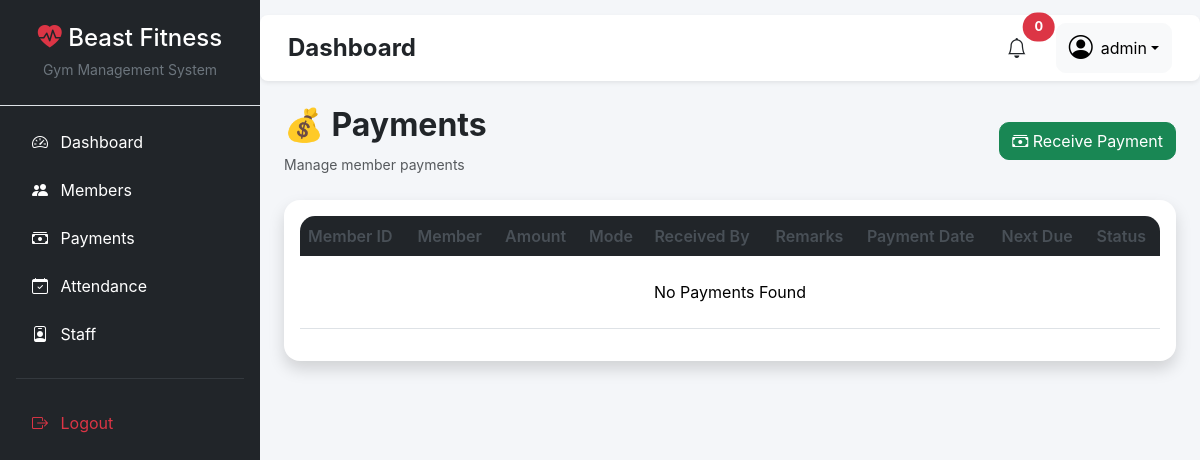
Page /payments/ (signed in) on the earlier database version.
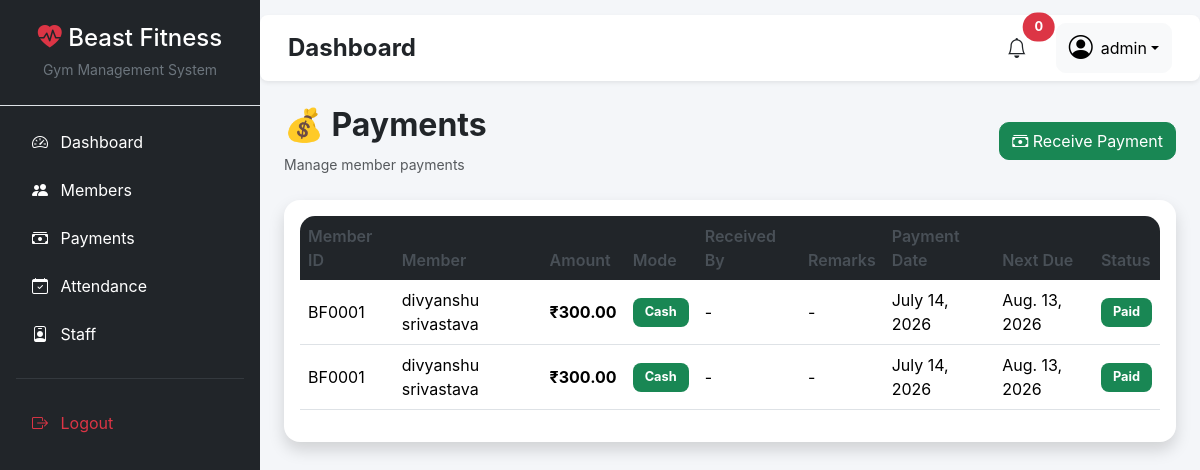
Same page on the later database version.
### payments/models.py (models this page shows, shortened)
class Payment(models.Model):
    PAYMENT_MODE = [
        ("Cash", "Cash"),
        ("UPI", "UPI"),
        ("Card", "Card"),
    ]
    member = models.ForeignKey(
        Member,
        on_delete=models.CASCADE
    )
    amount = models.DecimalField(
        max_digits=10,
        decimal_places=2
    )
    payment_mode = models.CharField(
        max_length=10,
        choices=PAYMENT_MODE
    )
    received_by = models.ForeignKey(
        Staff,
        on_delete=models.SET_NULL,
        null=True,
        blank=True
    )
    payment_date = models.DateField(
        default=timezone.now
    )
    next_due_date = models.DateField(
        blank=True,
        null=True
    )
    remarks = models.CharField(
        max_length=200,
        blank=True
    )

### members/models.py (models this page shows, shortened)
class Member(models.Model):
    GENDER_CHOICES = [
        ("Male", "Male"),
        ("Female", "Female"),
    ]
    MEMBERSHIP_CHOICES = [
        ("Monthly", "Monthly"),
        ("Quarterly", "Quarterly"),
        ("Half-Yearly", "Half-Yearly"),
        ("Yearly", "Yearly"),
    ]
    member_id = models.CharField(
        max_length=10,
        unique=True,
        blank=True
    )
    full_name = models.CharField(max_length=100)
    phone = models.CharField(max_length=15)
    gender = models.CharField(
        max_length=10,
        choices=GENDER_CHOICES
    )
    age = models.PositiveIntegerField()
    address = models.TextField()
    membership = models.CharField(
        max_length=20,
        choices=MEMBERSHIP_CHOICES
    )
    joining_date = models.DateField(
        auto_now_add=True
    )
    next_due_date = models.DateField(
        null=True,
        blank=True
    )
    fee_status = models.CharField(
        max_length=10,
        default="Paid"
    )
    def __str__(self):
        return f"{self.member_id} - {self.full_name}"

### payments/views.py (the view)
# urls.py: path("", views.payment_list, name="payments"),
@login_required
def payment_list(request):
    if request.method == "POST":
        form = PaymentForm(request.POST)
        if form.is_valid():
            payment = form.save()
            member = payment.member
            member.next_due_date = payment.next_due_date
            member.fee_status = "Paid"
            member.save()
            return redirect("payments")
    else:
        form = PaymentForm()
    payments = Payment.objects.select_related(
        "member"
    ).order_by("-payment_date")
    return render(
        request,
        "payments/list.html",
        {
            "payments": payments,
            "form": form,
        },
    )

### templates/payments/list.html (shortened to what this page needs)
{% extends 'base.html' %}
{% block content %}
<div class="container-fluid">
    <div class="d-flex justify-content-between align-items-center mb-4">
        <div>
            <h2 class="fw-bold">💰 Payments</h2>
            <small class="text-muted">Manage member payments</small>
        </div>
        <button class="btn btn-success"
                data-bs-toggle="modal"
                data-bs-target="#paymentModal">
            <i class="bi bi-cash-stack"></i>
            Receive Payment
        </button>
    </div>
    <div class="card shadow border-0 rounded-4">
        <div class="card-body">
            <div class="table-responsive">
                <table class="table table-hover align-middle">
                    <thead class="table-dark">
                        <tr>
                            <th>Member ID</th>
                            <th>Member</th>
                            <th>Amount</th>
                            <th>Mode</th>
                            <th>Received By</th>
                            <th>Remarks</th>
                            <th>Payment Date</th>
                            <th>Next Due</th>
                            <th>Status</th>
                        </tr>
                    </thead>
                    <tbody>
                    {% for payment in payments %}
                        <tr>
                            <td>{{ payment.member.member_id }}</td>
                            <td>{{ payment.member.full_name }}</td>
                            <td>
                                <strong>₹{{ payment.amount }}</strong>
                            </td>
                            <td>
                                {% if payment.payment_mode == "Cash" %}
                                    <span class="badge bg-success">Cash</span>
                                {% elif payment.payment_mode == "UPI" %}
                                    <span class="badge bg-primary">UPI</span>
                                {% else %}
                                    <span class="badge bg-dark">
                                        {{ payment.payment_mode }}
                                    </span>
                                {% endif %}
                            </td>
                            <td>
                                {% if payment.received_by %}
                                    {{ payment.received_by.full_name }}
                                {% else %}
                                    -
                                {% endif %}
                            </td>
                            <td>
                                {% if payment.remarks %}
                                    {{ payment.remarks }}
                                {% else %}
                                    -
                                {% endif %}
                            </td>
                            <td>{{ payment.payment_date }}</td>
                            <td>{{ payment.next_due_date }}</td>
                            <td>
                                {% if payment.member.fee_status == "Paid" %}
                                    <span class="badge bg-success">Paid</span>
                                {% else %}
                                    <span class="badge bg-danger">Due</span>
                                {% endif %}
                            </td>
                        </tr>
                    {% empty %}
                        <tr>
                            <td colspan="9" class="text-center py-4">
                                No Payments Found
                            </td>
                        </tr>
                    {% endfor %}
                    </tbody>
                </table>
            </div>
        </div>
    </div>
</div>
{% endblock %}

Differences in the rows shown:
added Payment: member.member_id "BF0001", member.full_name "divyanshu srivastava", amount "300.00", payment_mode "Cash", payment_date "July 14, 2026", next_due_date "Aug. 13, 2026", shows "Paid"
added Payment: member.member_id "BF0001", member.full_name "divyanshu srivastava", amount "300.00", payment_mode "Cash", payment_date "July 14, 2026", next_due_date "Aug. 13, 2026", shows "Paid"
Other differences:
text no longer shown: "No Payments Found"
